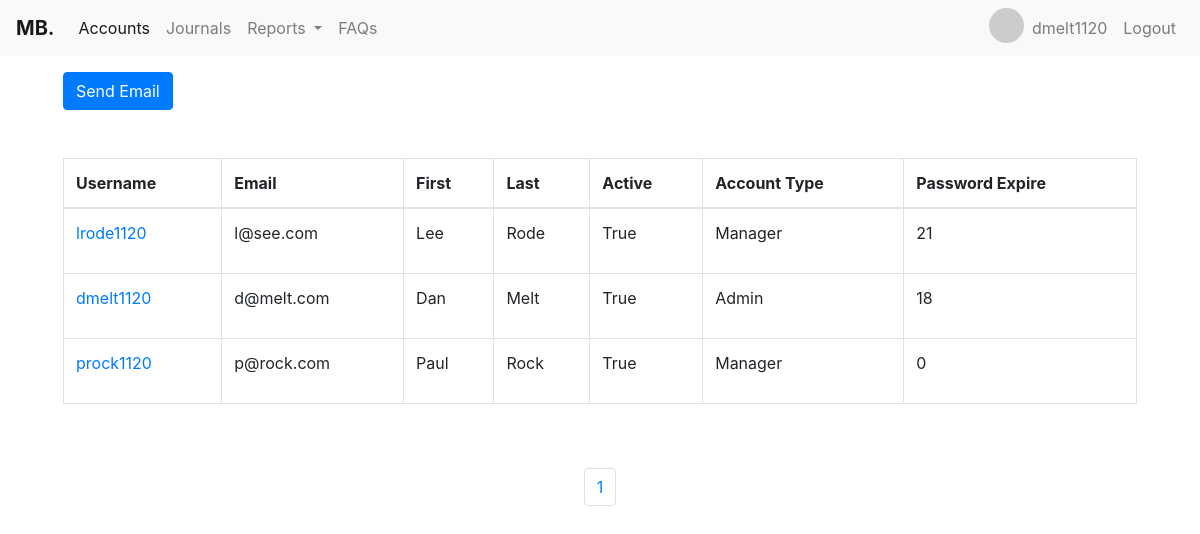
Page /userpage/ (signed in) on the earlier database version.
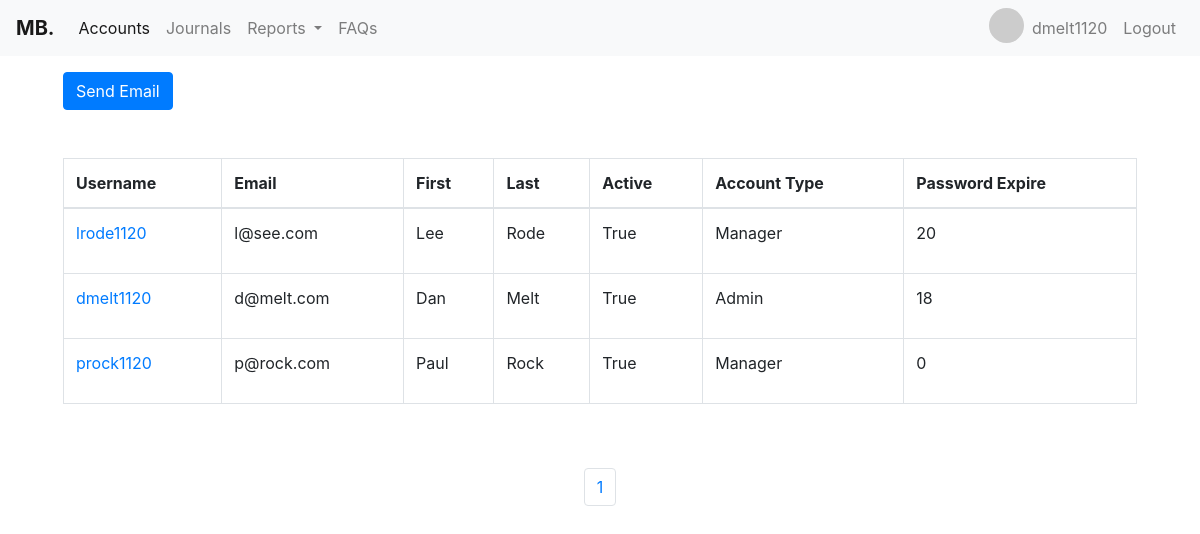
Same page on the later database version.
### register/models.py (models this page shows, shortened)
class User(AbstractBaseUser):
    user_types = (
        (1, "Accountant"),
        (2, "Manager"),
        (3, "Admin"),
    )
    security_questions = (
        (1, "Whats is your mother maiden name?"),
        (2, "What is your favorite color?"),
        (3, "What is your biggest fear?"),
    )
    email = models.EmailField(
        verbose_name='email address',
        max_length=255,
        unique=True,
    )
    first_name = models.CharField(max_length=255)
    last_name = models.CharField(max_length=255)
    username = models.CharField(max_length=255)
    active = models.BooleanField(default=False)
    staff = models.BooleanField(default=False)
    admin = models.BooleanField(default=False)
    date_joined = models.DateField(auto_now_add=True)
    password_expiration = models.IntegerField(default=0)
    user_type = models.IntegerField(choices=user_types, default=1)
    date_of_birth = models.DateField(null=True)
    security_question = models.IntegerField(
        choices=security_questions, null=True)
    security_answer = models.CharField(max_length=100, null=True)
    deactive_time_start = models.DateField(null=True, blank=True)
    deactive_time_end = models.DateField(null=True, blank=True)
    address = models.CharField(max_length=150, blank=True)
    zip_code = models.CharField(max_length=12, blank=True)
    city = models.CharField(max_length=50, blank=True)
    state = models.CharField(max_length=50, blank=True)
    USERNAME_FIELD = 'email'
    REQUIRED_FIELDS = ['first_name', 'last_name',
                       'date_of_birth', 'security_question',
                       'security_answer', 'user_type']
    objects = UserManager()
    class Meta:
        ordering = ['-date_joined']
    def __str__(self):
        return self.email
    @property
    def is_active(self):
        return self.active

### register/views.py (the view, shortened to what this page needs)
# urls.py: path('userpage/', views.UserProfileView.as_view(), name='userprofiles'),
class UserProfileView(ListView, FormView):
    model = User
    paginate_by = 25
    template_name = "register/userprofiles.html"
    form_class = SendEmailForm
    success_url = reverse_lazy('userprofiles')

### register/templates/register/userprofiles.html (shortened to what this page needs)
{% extends "accounting/base.html"%}
{% load widget_tweaks %}
{% block content %}
<div class="container-fluid ">
    <a href="#user" class="btn btn-primary ml-5 mt-3" rel="jqmodal:open">Send
        Email</a>
    <div class="p-5">
        <table class="table table-hover table-bordered">
            <thead>
                <tr>
                    <th scope="col">Username</th>
                    <th scope="col">Email</th>
                    <th scope="col">First</th>
                    <th scope="col">Last</th>
                    <th scope="col">Active</th>
                    <th scope="col">Account Type</th>
                    <th scope="col">Password Expire</th>
                </tr>
            </thead>
            <tbody>
                {% for user in page_obj %}
                <tr>
                    <td><a href="{% url 'userprofilesupdate' user.id %}">{{user.username}}</a></td>
                    <td>{{user.email}}</td>
                    <td>{{user.first_name}}</td>
                    <td>{{user.last_name}}</td>
                    <td>{{user.active}}</td>
                    <td>
                        {% if user.user_type == 1 %}
                        <p>Accountant</p>
                        {% elif user.user_type == 2 %}
                        <p>Manager</p>
                        {% else %}
                        <p>Admin</p>
                        {% endif %}
                    </td>
                    <td>
                        {{user.password_expiration}}
                    </td>
                </tr>
                {% endfor %}
            </tbody>
        </table>
    </div>
    <ul class="pagination justify-content-center">
        {% for page in paginator.page_range %}
        <li class="page-item {% if page == current_page.number %}active{% endif %}">
            <a class="page-link" href="?page={{ page }}">{{ page }}</a>
        </li>
        {% endfor %}
    </ul>
</div>
{% endblock %}

Differences in the rows shown:
changed User "lrode1120": password_expiration "21" → "20"
